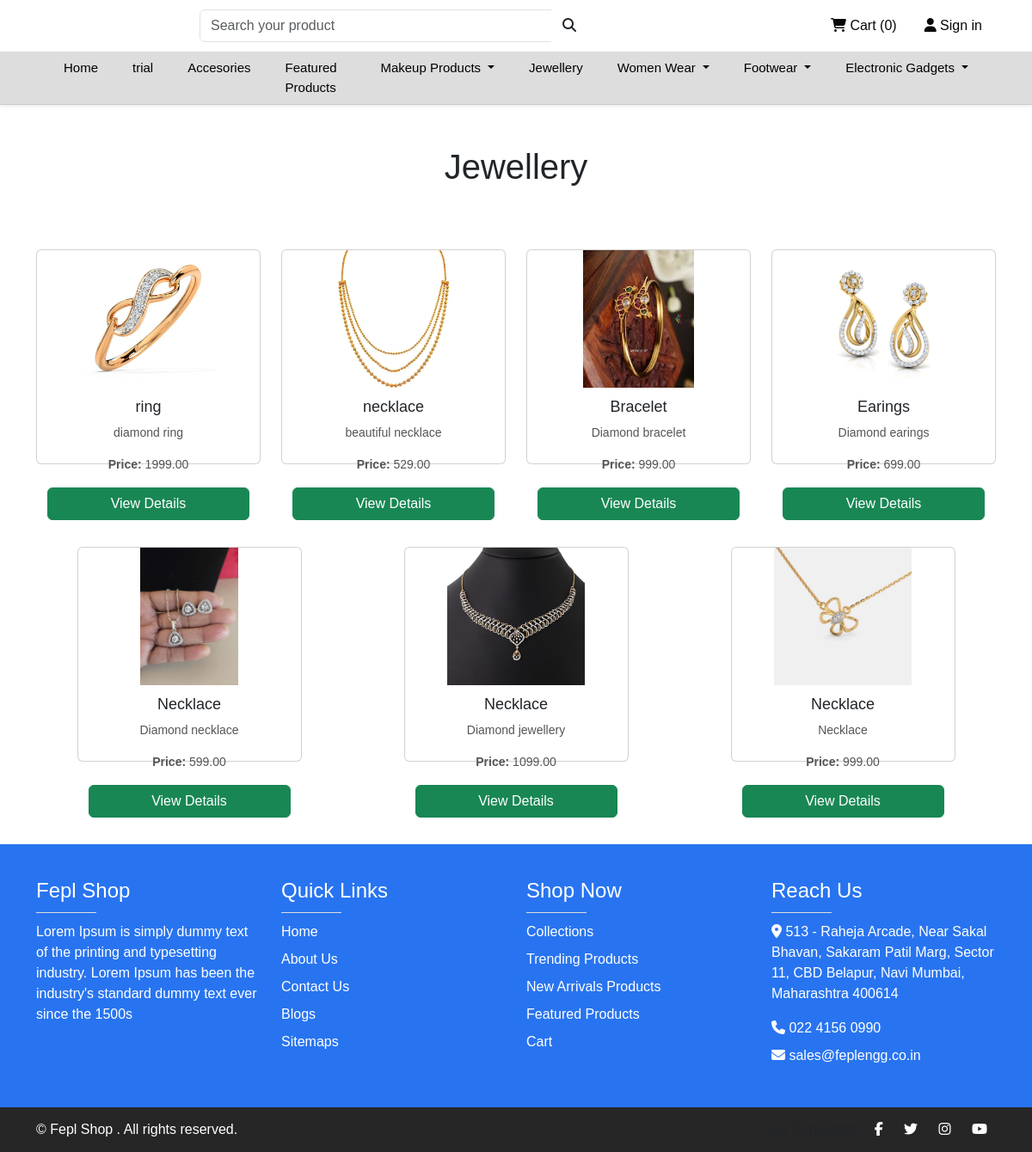
The app's page /Jewellery/ with its own data.
### Myapp/models.py (models this page shows, shortened)
class Product (models.Model):
    category=models.ForeignKey(Category,related_name='products',on_delete=models.CASCADE)
    subCategory = models.ForeignKey(SubCategory,related_name="products",on_delete=models.CASCADE,null=True,blank=True)
    name=models.CharField(max_length=200)
    slug=models.SlugField(unique=True)
    description=models.TextField()
    price=models.DecimalField(max_digits=10,decimal_places=2)
    image=models.ImageField(upload_to='products/')
    stock=models.PositiveIntegerField(default=0)
    available=models.BooleanField(default=True)

### Myapp/views.py (the view)
# urls.py: path('Jewellery/', Jewellery_view, name='jewellery'),
def Jewellery_view(request):
    Jewellery_products = Product.objects.filter(category__name="Jewellery")
    context = {
        'Jewellery_products': Jewellery_products
    }
    return render(request, 'Jewellery.html', context)

### Myapp/templates/jewellery.html (shortened to what this page needs)
{% extends 'base.html' %}
{%load static%}
{%block content%}
<div class="container text-center my-4 py-4">
    <h1 class="mb-4">Jewellery</h1>
    <div class="row justify-content-around">
        {% for product in Jewellery_products %}
        <div class="col-md-3 mb-4 my-5">
            <div class="card mb-4">
                {% if product.image %}
                <img src="{{ product.image.url }}" class="card-img-top" alt="{{ product.name }}">
                {% endif %}
                <div class="card-body">
                    <h5 class="card-title">{{ product.name }}</h5>
                    <p class="card-text">{{ product.description }}</p>
                    <p class="card-text"><strong>Price:</strong> {{ product.price }}</p>
                    <a href="{%url 'product_detail' product.id%}" class="btn btn-success">View Details</a>
                </div>
            </div>
        </div>
        {% endfor %}
    </div>
</div>
{%endblock%}

### Myapp/templates/base.html (shortened to what this page needs)
<!doctype html>
<html lang="en">
<head>
    {% load static %}
    <link href="https://cdn.jsdelivr.net/npm/bootstrap@5.3.3/dist/css/bootstrap.min.css" rel="stylesheet"
>
    <link rel="stylesheet" href="{% static 'css/style.css' %}?v=1.8">
    <link rel="stylesheet" href="https://cdnjs.cloudflare.com/ajax/libs/font-awesome/6.6.0/css/all.min.css"
 />
    <link href="https://unpkg.com/aos@2.3.1/dist/aos.css" rel="stylesheet">
    <link rel="stylesheet" href="https://cdnjs.cloudflare.com/ajax/libs/font-awesome/6.6.0/css/all.min.css"
 />
    <link rel="stylesheet" href="https://cdnjs.cloudflare.com/ajax/libs/font-awesome/6.6.0/css/all.min.css"
 />
</head>
<body>
    <header>
        <div class="main-navbar shadow-sm sticky-top">
            <div class="top-navbar">
                <div class="container">
                    <div class="row">
                        <div class="col-md-2 my-auto d-none d-sm-none d-md-block d-lg-block">
                        </div>
                        <div class="col-md-5 my-auto">
                            <form role="search">
                                <div class="input-group">
                                    <input type="search" placeholder="Search your product" class="form-control" />
                                    <button class="btn bg-white" type="submit">
                                        <i class="fa fa-search"></i>
                                    </button>
                                </div>
                            </form>
                        </div>
                        <div class="col-md-5 my-auto">
                            <ul class="nav justify-content-end">
                                <li class="nav-item">
                                    <a class="nav-link" href="#">
                                        <i class="fa fa-shopping-cart"></i> Cart (0)
                                    </a>
                                </li>
                                <li class="nav-item ">
                                    <a class="nav-link" href="{%url 'loginpage' %}">
                                        <i class="fa fa-user"></i> Sign in
                                    </a>
                            </ul>
                        </div>
                    </div>
                </div>
            </div>
            <nav class="navbar navbar-expand-lg">
                <div class="container">
                    <div class="container align-items-center  collapse navbar-collapse" id="navbarSupportedContent">
                        <ul class="navbar-nav me-auto mb-2 mb-lg-0 mx-auto">
                            <li class="nav-item">
                                <a class="nav-link" href="{%url 'index'%}">Home</a>
                            </li>
                            <li class="nav-item">
                                <a class="nav-link" href="{%url 'trial'%}">trial</a>
                            </li>
                            <li class="nav-item">
                                <a class="nav-link" href="{%url 'accessories'%}">Accesories</a>
                            </li>
                            <li class="nav-item">
                                <a class="nav-link" href="{% url 'featuredproduct' %}">Featured Products</a>
                            </li>
                            <li class="nav-item  dropdown">
                                <a class="nav-link dropdown-toggle" href="{% url 'makeup' %}" id="navbarDropdown"
                                    role="button" aria-haspopup="true" aria-expanded="false">
                                    Makeup Products
                                </a>
                            </li>
                            <li class="nav-item">
                                <a class="nav-link" href="{%url 'jewellery' %}">Jewellery</a>
                            </li>
                            <li class="nav-item  dropdown">
                                <a class="nav-link dropdown-toggle" href="{% url 'womenwear' %}" id="navbarDropdown"
                                    role="button" aria-haspopup="true" aria-expanded="false">
                                    Women Wear
                                </a>
                            </li>
                            <li class="nav-item dropdown">
                                <a class="nav-link dropdown-toggle" href="{% url 'footwear' %}" id="navbarDropdown"
                                    role="button" aria-haspopup="true" aria-expanded="false">
                                    Footwear
                                </a>
                            </li>
                            <li class="nav-item dropdown">
                                <a class="nav-link dropdown-toggle" href="{% url 'electronicgadgets' %}"
                                    id="navbarDropdown" role="button" aria-haspopup="true" aria-expanded="false">
                                    Electronic Gadgets
                                </a>
                            </li>
                        </ul>
                    </div>
                </div>
            </nav>
        </div>
    </header>
    {%block content %}
    {%endblock%}
    <footer>
        <div>
            <div class="footer-area mt-4">
                <div class="container">
                    <div class="row">
                        <div class="col-md-3">
                            <h4 class="footer-heading">Fepl Shop</h4>
                            <div class="footer-underline"></div>
                            <p>
                                Lorem Ipsum is simply dummy text of the printing and typesetting industry.
                                Lorem Ipsum has been the industry's standard dummy text ever since the 1500s
                            </p>
                        </div>
                        <div class="col-md-3">
                            <h4 class="footer-heading">Quick Links</h4>
                            <div class="footer-underline"></div>
                            <div class="mb-2"><a href="" class="text-white">Home</a></div>
                            <div class="mb-2"><a href="" class="text-white">About Us</a></div>
                            <div class="mb-2"><a href="" class="text-white">Contact Us</a></div>
                            <div class="mb-2"><a href="" class="text-white">Blogs</a></div>
                            <div class="mb-2"><a href="" class="text-white">Sitemaps</a></div>
                        </div>
                        <div class="col-md-3">
                            <h4 class="footer-heading">Shop Now</h4>
                            <div class="footer-underline"></div>
                            <div class="mb-2"><a href="" class="text-white">Collections</a></div>
                            <div class="mb-2"><a href="" class="text-white">Trending Products</a></div>
                            <div class="mb-2"><a href="" class="text-white">New Arrivals Products</a></div>
                            <div class="mb-2"><a href="" class="text-white">Featured Products</a></div>
                            <div class="mb-2"><a href="" class="text-white">Cart</a></div>
                        </div>
                        <div class="col-md-3">
                            <h4 class="footer-heading">Reach Us</h4>
                            <div class="footer-underline"></div>
                            <div class="mb-2">
                                <p>
                                    <i class="fa fa-map-marker"></i> 513 - Raheja Arcade, Near Sakal Bhavan, Sakaram
                                    Patil Marg, Sector 11, CBD Belapur, Navi
                                    Mumbai, Maharashtra 400614
                                </p>
                            </div>
                            <div class="mb-2">
                                <i class="fa-solid fa-phone" style="color:white"></i><a href=" 022 4156 0990"
                                    class="text-white"> 022 4156 0990
                                </a>
                            </div>
                            <div class="mb-2">
                                <i class="fa fa-envelope"></i> <a href="mailto:sales@feplengg.co.in"
                                    class="text-white">sales@feplengg.co.in
                                </a>
                            </div>
                        </div>
                    </div>
                </div>
            </div>
            <div class="copyright-area">
                <div class="container">
                    <div class="row">
                        <div class="col-md-8">
                            <p class=""> &copy; Fepl Shop . All rights reserved.</p>
                        </div>
                        <div class="col-md-4">
                            <div class="social-media">
                                <a href=""><i class="fa fa-facebook"></i></a>
                                <a href=""><i class="fa fa-twitter"></i></a>
                                <a href=""><i class="fa fa-instagram"></i></a>
                                <a href=""><i class="fa fa-youtube"></i></a>
                            </div>
                        </div>
                    </div>
                </div>
            </div>
        </div>
    </footer>
</body>
</html>

### Myapp/static/CSS/style.css (style rules this page uses)
body { font-family: Arial, Helvetica, sans-serif; }
.main-navbar { border-bottom: 1px solid #ccc; font-weight: 100; color:#000 }
.main-navbar .top-navbar { padding-top: 10px; padding-bottom: 10px; }
.main-navbar .top-navbar .nav-link { color: #080808; font-size: 16px; font-weight: 500; }
.main-navbar .navbar { padding: 0px; background-color: #ddd; }
.main-navbar .navbar .nav-item .nav-link { padding: 8px 20px; color: #000; font-size: 15px; }
.card { display: flex; flex-direction: column; height: 250px; }
.card img { height: 160px; object-fit: contain; }
.card-body { display: flex; flex-direction: column; flex-grow: 1; padding: 0.75rem; }
.card-title { font-size: 1.125rem; margin-bottom: 0.5rem; }
.card-text { font-size: 0.875rem; color: #555; }
.card { transition: transform 0.3s ease, box-shadow 0.3s ease; }
.footer-area { padding: 40px 0px; background-color: #2874f0; color: #fff; }
.footer-area a { text-decoration: none; }
.footer-area .footer-heading { font-size: 24px; color: #fff; }
.footer-area .footer-underline { height: 1px; width: 70px; background-color: #ddd; margin: 10px 0px; }
.copyright-area { padding: 14px 0px; background-color: #262626; }
.copyright-area p { margin-bottom: 0px; color: #fff; }
.copyright-area .social-media { text-align: end; }
.copyright-area .social-media a { margin: 0px 10px; color: #fff; width: 20px; }

### records on screen
Product: image (picture), name "ring", description "diamond ring", price "1999.00"
Product: image (picture), name "necklace", description "beautiful necklace", price "529.00"
Product: image (picture), name "Bracelet", description "Diamond bracelet", price "999.00"
Product: image (picture), name "Earings", description "Diamond earings", price "699.00"
Product: image (picture), name "Necklace", description "Diamond necklace", price "599.00"
Product: image (picture), name "Necklace", description "Diamond jewellery", price "1099.00"
Product: image (picture), name "Necklace", description "Necklace", price "999.00"
